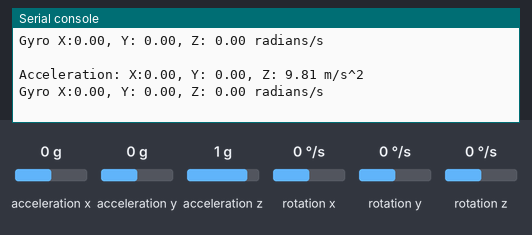
Bench run of a program on a simulated CircuitPython board. Shown: the last lines printed to the serial console. The test bench sets the inputs (shaded band); at power-on: acceleration x 0 g, acceleration y 0 g, acceleration z 1 g, rotation x 0 °/s, rotation y 0 °/s, rotation z 0 °/s.

Above: at 1.2 s.
1.3 s: acceleration x set to -1.4 g
At 1.9 s:
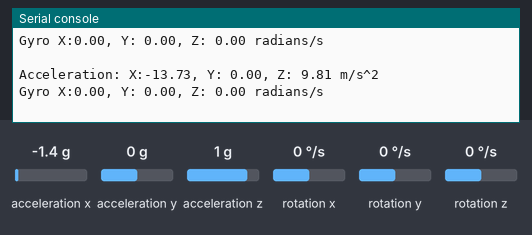
2.8 s: acceleration y set to -1.4 g
At 3.4 s:
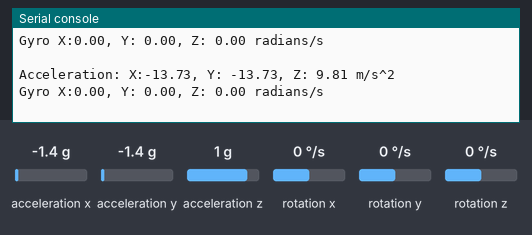
4.3 s: acceleration z set to -1.4 g
At 4.9 s:
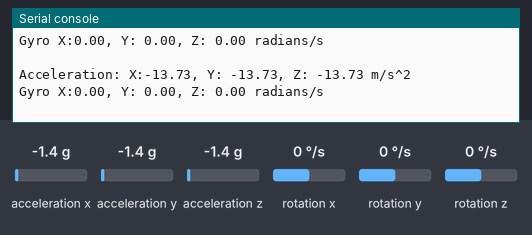
5.8 s: rotation x set to -192 °/s
At 6.4 s:
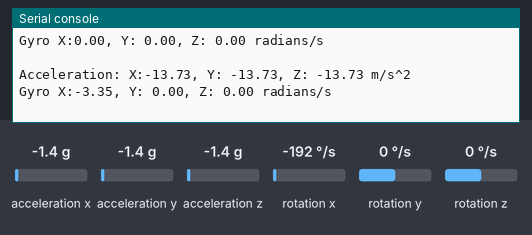
7.3 s: rotation y set to -192 °/s
At 7.9 s:
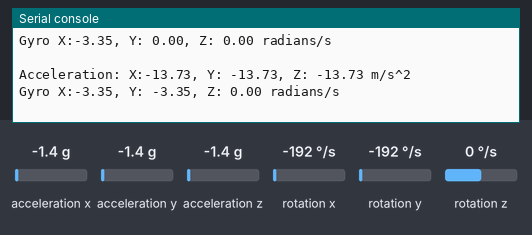

The program:

accelerometer.py
```python
import time
import board
from adafruit_lsm6ds.lsm6dsox import LSM6DSOX

#i2c = board.I2C()  # uses board.SCL and board.SDA
i2c = board.STEMMA_I2C()  # For using the built-in STEMMA QT connector on a microcontroller
sensor = LSM6DSOX(i2c)

while True:
    print("Acceleration: X:%.2f, Y: %.2f, Z: %.2f m/s^2" % (sensor.acceleration))
    print("Gyro X:%.2f, Y: %.2f, Z: %.2f radians/s" % (sensor.gyro))
    print("")
    time.sleep(0.5)
```

Measured:
- after the input at 1.3 s, the serial console: prints a new line after 0.21 s (image 1)
- after the input at 2.8 s, the serial console: prints a new line after 0.21 s (image 2)
- after the input at 4.3 s, the serial console: prints a new line after 0.22 s (image 3)
- after the input at 5.8 s, the serial console: prints a new line after 0.22 s (image 4)
- after the input at 7.3 s, the serial console: prints a new line after 0.23 s (image 5)
